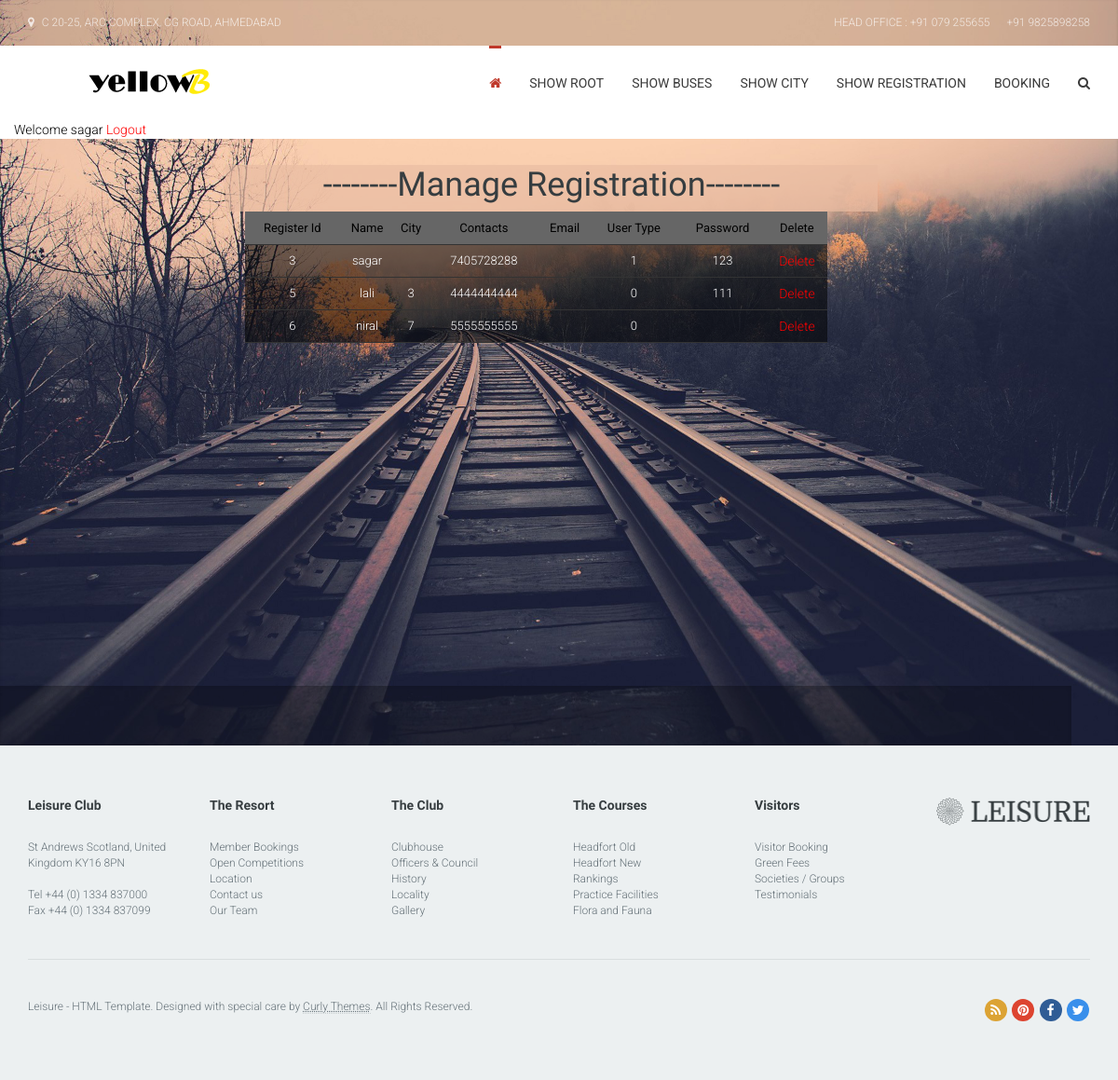
The page /showregister.php (signed in) on the database its author committed.
### tables this page shows
CREATE TABLE IF NOT EXISTS `registration` (
  `register_id` int(10) NOT NULL AUTO_INCREMENT,
  `full_name` varchar(40) NOT NULL,
  `city_id` int(20) DEFAULT NULL,
  `mo_no` bigint(10) NOT NULL,
  `email` varchar(20) DEFAULT NULL,
  `user_type` tinyint(1) NOT NULL,
  `password` varchar(20) NOT NULL,
  PRIMARY KEY (`register_id`),
  UNIQUE KEY `mo_no` (`mo_no`),
  KEY `city` (`city_id`)
);

### showregister.php (the view, shortened to what this page needs)
<!DOCTYPE html>
<html lang="en">
<head>
<?php
		include("headlink.php");
?>
</head>
<body>
<?php
		   	include("Aheadmenu.php");
            	if(isset($_SESSION['uname']))
				{
					echo "<font color='black'>Welcome ".$_SESSION['uname']."<font> ";
					echo "<a href='logout.php'>Logout</a>";
				}
				else
				{
					header("Location: http://localhost/yellowB/index.php");
				}
		   ?>
          </div>
        </div>
      </nav>
    </div>
    <div style="margin-top:20px; margin-left:-50px;">
	<div>
            <div style="margin-left:292px; background-color:rgba(233, 189, 162, 0.69); width:700px; height:50px;">
            <center>
 <h1>--------Manage Registration--------</h1></center>
                            </div>
                               <form  action="showregister.php" name="registration" method="post" >
                  <table height="50%" width="50%" border="0" align="center" style="padding-left: 100px;">
                  <tr>
                      <th align="center"><font size="2px">Register Id</font></th>
                    <th align="center"><font size="2px">Name</font></th>
                    <th align="center"><font size="2px">City </font></th>
                    <th align="center"><font size="2px">Contacts</font></th>
                    <th><font size="2px">Email</font></th>
                    <th><font size="2px">User Type</font></th>
                    <th><font size="2px">Password</font></th>
                     <th><font size="2px">Delete</font></th>
                  </tr>
               <?php
                            $data=mysql_query("select * from registration");
                            while($row=mysql_fetch_array($data))
                            {
                    ?>
                  <tr>
                  	 <td align="center"><font size="2px"><?php echo $row[0]; ?></font></td>
                    <td align="center"><font size="2px"><?php echo $row[1]; ?></font></td>
                    <td align="center"><font size="2px"><?php echo $row[2]; ?></font></td>
                    <td align="center"><font size="2px"><?php echo $row[3]; ?></font></td>
                    <td align="center"><font size="2px"><?php echo $row[4]; ?></font></td>
                    <td align="center"><font size="2px"><?php echo $row[5]; ?></font></td>
                    <td align="center"><font size="2px"><?php echo $row[6]; ?></font></td>
                    <td align="center"><a href="deleteregister.php?id=<?php echo $row[0]; ?>">Delete</a></td>
                    <?php
                            }
                    ?>
                </table>
                <br/>
                <br/>
              </form>
    </div>
    <div class="booking-row content-padding-xs">
    </div>
  </header>
  <footer id="footer" role="contentinfo">
    <div class="container">
      <div class="row" id="main-footer">
        <aside class="col-lg-2 col-md-3 col-sm-4 widget">
          <h5 class="widget-title">Leisure Club</h5>
          <p>St Andrews Scotland,
            United Kingdom KY16 8PN<br>
            <br>
            Tel  +44 (0) 1334 837000<br>
            Fax +44 (0) 1334 837099</p>
        </aside>
        <aside class="col-lg-2 col-md-3 col-sm-4 widget">
          <h5 class="widget-title">The Resort</h5>
          <p> <a href="members.html">Member Bookings</a><br>
            <a href="events.html">Open Competitions</a><br>
            <a href="contact.html">Location</a><br>
            <a href="contact.html">Contact us</a><br>
            <a href="resort.html">Our Team</a><br>
          </p>
        </aside>
        <aside class="col-lg-2 col-md-3 col-sm-4 widget">
          <h5 class="widget-title">The Club</h5>
          <p> <a href="resort.html">Clubhouse</a><br>
            <a href="resort.html">Officers &amp; Council </a><br>
            <a href="resort.html">History</a><br>
            <a href="resort.html">Locality</a><br>
            <a href="media-gallery.html">Gallery</a><br>
          </p>
        </aside>
        <aside class="col-lg-2 col-md-3 col-sm-4 widget">
          <h5 class="widget-title">The Courses</h5>
          <p> <a href="activities.html">Headfort Old</a><br>
            <a href="activities.html">Headfort New</a><br>
            <a href="activities.html">Rankings</a><br>
            <a href="activities.html">Practice Facilities</a><br>
            <a href="media-gallery.html">Flora and Fauna</a><br>
          </p>
        </aside>
        <aside class="col-lg-2 col-md-3 col-sm-4 widget">
          <h5 class="widget-title">Visitors</h5>
          <p> <a href="room-view.html">Visitor Booking</a><br>
            <a href="members.html">Green Fees</a><br>
            <a href="resort.html">Societies / Groups</a><br>
            <a href="members.html">Testimonials</a><br>
          </p>
        </aside>
        <aside class="col-lg-2 col-md-3 col-sm-4 widget"> <a href="index-2.html"><img src="images/logo-leisure.png" alt=""></a> </aside>
      </div>
      <div class="row" id="absolute-footer">
        <div class="col-sm-12">
          <aside class="widget">
            <p>Leisure - HTML Template. Designed with special care by <a href="http://demo.curlythemes.com/" target="_blank"><abbr title="Premium WordPress Themes & Plugins">Curly Themes</abbr></a>. All Rights Reserved. <span class="pull-right hidden-xs"> <a href="#" class="fa fa-boxed fa-rss" data-toggle="tooltip" data-placement="left" title="Leisure RSS"></a> <a href="http://www.pinterest.com/raducretu/curly-themes/" class="fa fa-boxed fa-pinterest" data-toggle="tooltip" data-placement="left" title="Leisure Pintrest Board"></a> <a href="https://www.facebook.com/cthemes" class="fa fa-boxed fa-facebook" data-toggle="tooltip" data-placement="left" title="Leisure on Facebook"></a> <a href="https://twitter.com/CurlyThemes" class="fa fa-boxed fa-twitter" data-toggle="tooltip" data-placement="left" title="Leisure on Twitter"></a> </span> </p>
          </aside>
        </div>
      </div>
    </div>
  </footer>
</div>
</body>
</html>

### style.css (style rules this page uses)
html, body { height: 100%; color: #667279; background: #ecf0f1; }
a { -webkit-transition: all 200ms ease-in; -moz-transition: all 200ms ease-in; -ms-transition: all 200ms ease-in; -o-transition: all 200ms ease-in; transition: all 200ms ease-in; outline: none; color: #F00; text-decoration: none; }
img { max-width: 100%; height: auto; }
h1, h2, h3, h4, h6 { color: #363d40; }
h5 { color: #C0392B; }
html { font-size: 62.5%; font-weight: 300; }
body { font-size: 1.4rem; font-family: "Roboto", sans-serif; }
p, li, span, div { font-size: 1.4rem; }
h1 { font-size: 3.6rem; line-height: 1.2; }
h5 { font-size: 1.6rem; line-height: 1.2; }
p, h1, h2, h3, h4, h5, h6, blockquote, ul { margin: 2.8rem 0 1.4rem; }
h1, h2, h3, h4, h5, h6 { font-family: "Domine", serif; position: relative; }
#header .booking-row { position: fixed; width: 100%; max-width: 1440px; bottom: 0; z-index: 1; }
.content-padding-xs { padding-bottom: 3.2rem; padding-top: 3.2rem; }
#footer { background: #ecf0f1; padding: 5.6rem 0; color: #667279; font-size: 1.2rem; }
#footer abbr { border-bottom-color: rgba(102, 114, 121, .25); }
#footer p { font-size: 1.2rem; }
#footer a { color: #667279; text-decoration: none; }
#footer aside { opacity: 0; }
#main-footer .widget { margin-bottom: 2.8rem; }
#footer .widget-title { font-family: "Domine", serif; font-size: 1.4rem; font-weight: bold; color: #363d40; margin-bottom: 2.8rem; margin-top: 0; }
#absolute-footer .widget { border-top: 1px solid rgba(54, 61, 64, .1); padding-top: 4.2rem; }
#absolute-footer .widget p { margin-top: 0; }
.booking-row { background: rgba(0, 0, 0, .25); box-shadow: inset 0 1px 5px rgba(0, 0, 0, 0.1); position: relative; z-index: 1; }
.fa-boxed { display: inline-block; text-align: center; border-radius: 300px; margin: 0 1px; width: 24px; line-height: 24px; height: 24px; font-size: 14px; background: #363d40; }
.fa-boxed::before { color: #fff; }
.fa-boxed.fa-rss { background: #dca334; }
.fa-boxed.fa-pinterest { background: #dd4430; }
.fa-boxed.fa-facebook { background: #2f5c95; }
.fa-boxed.fa-twitter { background: #398feb; }

### showregister.php (style rules this page uses)
td { border-bottom:thin; border-bottom-style:solid; border-bottom-color:#333; color:#FFF; text-align:center; }
table { background-color:rgba(0, 0, 0, 0.55); }
tr { height:35px; text-align:center; border-bottom:thin; border-bottom-style:solid; border-bottom-color:#333; }
th { text-align:center; background-color:#666; font-size:16px; font-weight:bolder; }

### rows shown on the page
registration: register_id "3", full_name "sagar", mo_no "7405728288", user_type "1", password "123"
registration: register_id "5", full_name "lali", city "3", mo_no "4444444444", user_type "0", password "111"
registration: register_id "6", full_name "niral", city "7", mo_no "5555555555", user_type "0"

### other values the page prints
$_SESSION['uname'] "sagar"
